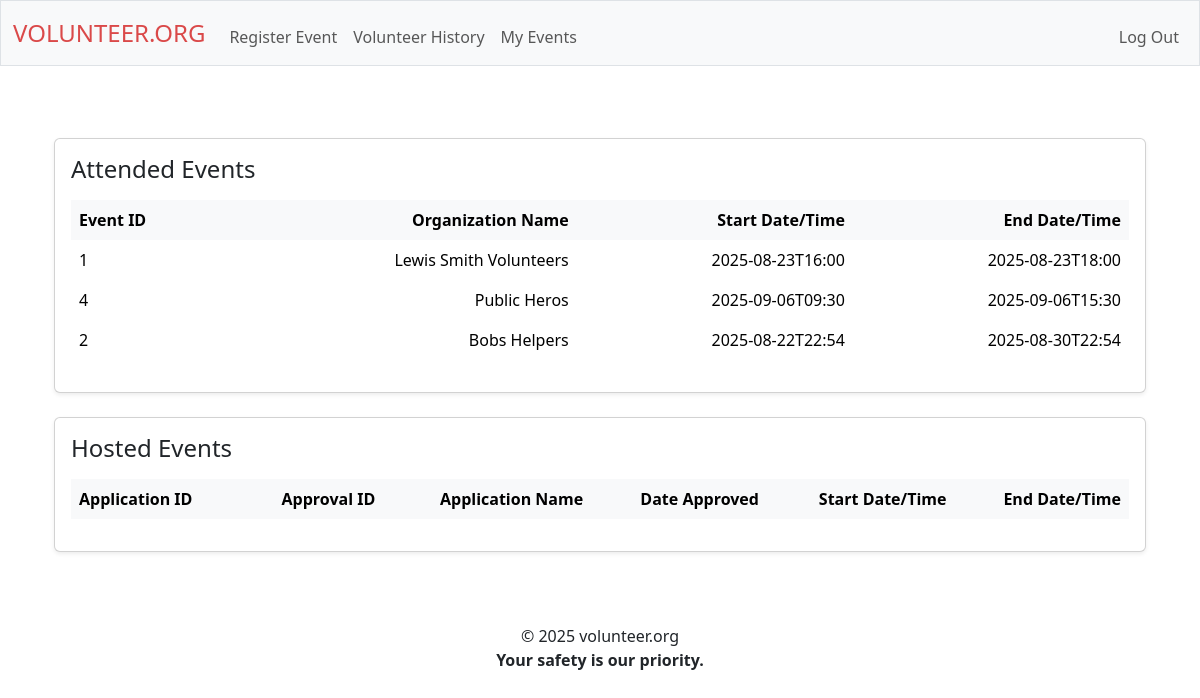
Page /volunteer_history (signed in) on the earlier database version.
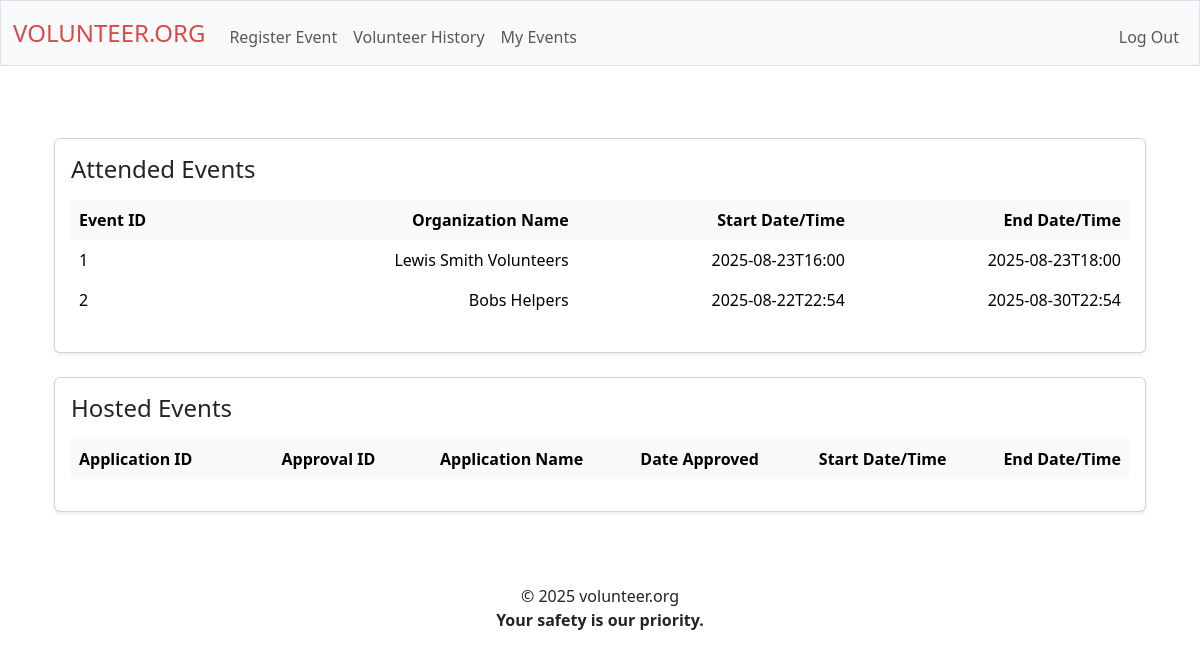
Same page on the later database version.
### tables this page shows
CREATE TABLE application_for_review (
    id INTEGER PRIMARY KEY,
    name_organizer TEXT NOT NULL,
    email_organizer TEXT NOT NULL,
    city_organizer TEXT NOT NULL,
    state_organizer TEXT NOT NULL,
    zip_organizer TEXT NOT NULL,

    organization_name TEXT NOT NULL,
    organization_email TEXT NOT NULL,

    activity_age TEXT NOT NULL,
    activity_city TEXT NOT NULL,
    activity_state TEXT NOT NULL,
    activity_zip TEXT NOT NULL,

    max_people INT NOT NULL,

    date_start TIMESTAMP NOT NULL,
    date_end TIMESTAMP NOT NULL,
    date_reg_deadline TIMESTAMP NOT NULL,

    activity_name TEXT NOT NULL,
    description TEXT NOT NULL,

account_id INTEGER NOT NULL,
account_name TEXT NOT NULL,
account_email TEXT NOT NULL,
account_user_age INTEGER NOT NULL,
account_username TEXT NOT NULL
);

### app.py (the view, shortened to what this page needs)
@app.route("/volunteer_history", methods=["GET"])
def volunteer_history():
    if "user_id" not in session:
        return redirect("/login")
    attended_events = db.execute("SELECT * FROM rsvp WHERE user_id = ?", (session["user_id"],)).fetchall()
    hosted_events = db.execute("SELECT * FROM application_for_review WHERE account_id = ? AND id IN (SELECT application_id FROM applications_approved)", (session["user_id"],)).fetchall()
    events_attended = []
    events_hosted = []
    for event in attended_events:
        rows = db.execute("SELECT * FROM application_for_review WHERE id = ?", (event[1],)).fetchone()
        if rows:
            events_attended.append(
                [
                    event[1],
                    rows[6],
                    rows[13],
                    rows[14]
                ]
            )
    return render_template("volunteer_history.html", events_attended=events_attended, events_hosted=events_hosted)

### app.py (called while the page is built)
@app.after_request
def after_request(response):
    response.headers["Cache-Control"] = "no-cache, no-store, must-revalidate"
    response.headers["Expires"] = 0
    response.headers["Pragma"] = "no-cache"
    return response

### templates/volunteer_history.html (shortened to what this page needs)
{% extends "layout.html" %}
{% block main %}
<div class="container my-4">
  <div class="card shadow-sm mb-4">
    <div class="card-body">
      <h4 class="card-title mb-3">Attended Events</h4>
      <div class="table-responsive">
        <table class="table table-borderless table-hover align-middle">
          <thead class="table-light">
            <tr>
              <th class="text-start">Event ID</th>
              <th class="text-end">Organization Name</th>
              <th class="text-end">Start Date/Time</th>
              <th class="text-end">End Date/Time</th>
            </tr>
          </thead>
          <tbody>
            {% for history in events_attended %}
              <tr>
                <td class="text-start">{{ history[0] }}</td>
                <td class="text-end">{{ history[1] }}</td>
                <td class="text-end">{{ history[2] }}</td>
                <td class="text-end">{{ history[3] }}</td>
              </tr>
            {% endfor %}
          </tbody>
        </table>
      </div>
    </div>
  </div>
  <div class="card shadow-sm">
    <div class="card-body">
      <h4 class="card-title mb-3">Hosted Events</h4>
      <div class="table-responsive">
        <table class="table table-borderless table-hover align-middle">
          <thead class="table-light">
            <tr>
              <th class="text-start">Application ID</th>
              <th class="text-end">Approval ID</th>
              <th class="text-end">Application Name</th>
              <th class="text-end">Date Approved</th>
              <th class="text-end">Start Date/Time</th>
              <th class="text-end">End Date/Time</th>
            </tr>
          </thead>
        </table>
      </div>
    </div>
  </div>
</div>
{% endblock %}

Differences in the rows shown:
removed application_for_review: id "4", organization_name "Public Heros", date_start "2025-09-06T09:30", date_end "2025-09-06T15:30"
